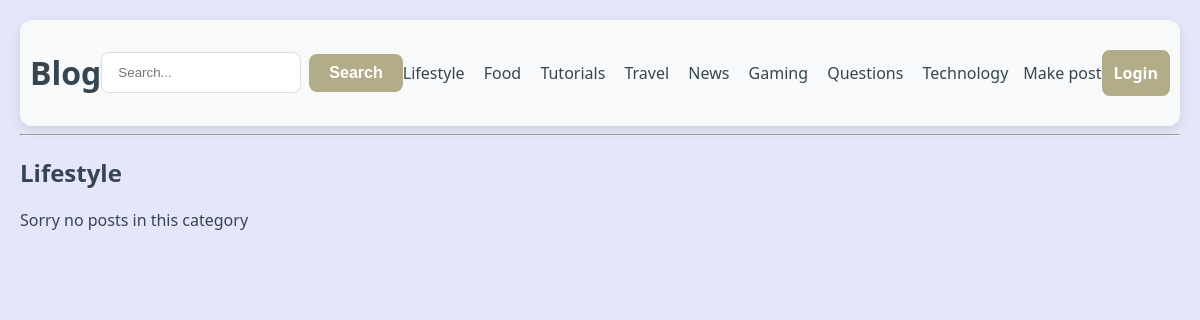
Page /lifestyle on the earlier database version.
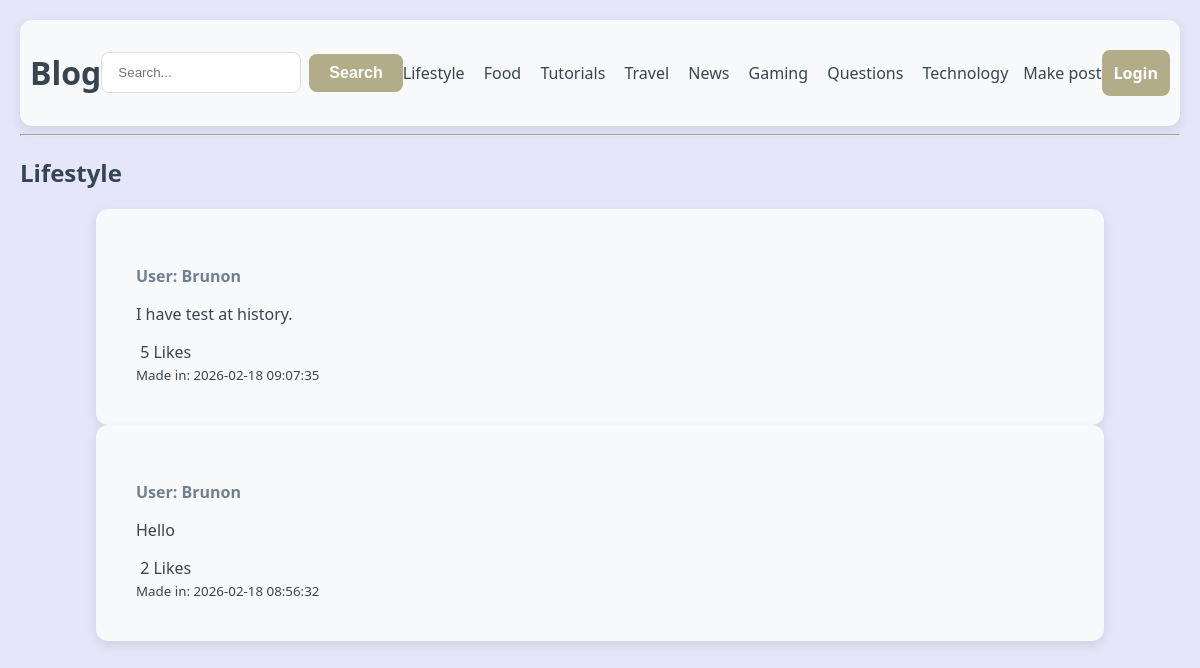
Same page on the later database version.
### tables this page shows
CREATE TABLE sections (id INTEGER PRIMARY KEY AUTOINCREMENT, name TEXT UNIQUE NOT NULL, slug TEXT UNIQUE NOT NULL);

CREATE TABLE posts (id INTEGER PRIMARY KEY AUTOINCREMENT, name TEXT NOT NULL, text TEXT NOT NULL, image TEXT, section_id INTEGER, likes INTEGER DEFAULT 0, created_at DATETIME DEFAULT CURRENT_TIMESTAMP, FOREIGN KEY (section_id) REFERENCES sections(id));

### main.py (the view)
@app.route('/<section_slug>')
def section_page(section_slug):
    display_name = session.get("login_name", "Login")
    sections = get_blog_sections()
    section = get_section_by_slug(section_slug)
    if not section:
        return "404 Not Found", 404
    posts = get_section_posts(section["id"])
    return render_template('section.html',sections=sections , section=section, posts=posts, name=display_name)

### db.py (called while the page is built)
def get_db():
    conn = sqlite3.connect(DB_NAME)
    conn.row_factory = sqlite3.Row
    return conn

def get_blog_sections():
    with get_db() as db:
        sections = db.execute("SELECT * FROM sections").fetchall()
        return sections

def get_section_by_slug(section_slug):
    with get_db() as db:
        section = db.execute("SELECT * FROM sections WHERE slug = ?", (section_slug,)).fetchone()
        return section

def get_section_posts(section_id):
    with get_db() as db:
        posts = db.execute("SELECT * FROM posts WHERE section_id = ? ORDER BY created_at DESC", (section_id,)).fetchall()
        return posts

### templates/section.html (shortened to what this page needs)
{% extends "base.html" %}
{% block content %}
<h2>{{ section.name }}</h2>
{% for post in posts %}
    <div class="post">
        <div class="user_name_text">
            <p>User: {{ post.name }}</p>
        </div>
        <p>{{ post.text }}</p>
        <a href="{{ url_for('like_post', post_id=post.id) }}" class="url_btn">
            {{ post.likes }} Likes
        </a>
        <br>
        <small>Made in: {{ post.created_at }}</small>
    </div>
{% else %}
    <p>Sorry no posts in this category</p>
{% endfor %}
{% endblock %}

### templates/base.html (shortened to what this page needs)
<!DOCTYPE html>
<html lang="uk">
<head>
    <link rel="stylesheet" href="{{ url_for('static', filename='style.css') }}">
</head>
<body>
<header>
    <h1><a href="{{ url_for('index') }}" class="url_btn">Blog</a></h1>
    <form action="{{ url_for('index') }}" method="POST" class="search-form">
        <div class="search-group">
            <input type="text" name="input" placeholder="Search..." required>
            <button type="submit">Search</button>
        </div>
    </form>
    <nav>
        <div>
            {% for section in sections %}
                <a href="{{ url_for('section_page', section_slug=section.slug) }}" class="url_btn">
                    {{ section.name }}
                </a>
            {% endfor %}
        </div>
    </nav>
    <a href="{{ url_for('add_post') }}" class="url_btn">Make post</a>
    <a href="{{ url_for('register') }}" class="btn">{{ name }}</a>
</header>
<hr>
{% block content %}{% endblock %}
</body>
</html>

### static/style.css (style rules this page uses)
body { font-family: "Segoe UI", sans-serif; color: #36454F; max-width: 100%; margin: auto; padding: 20px; background-color: #E6E6FA; }
header { display: flex; justify-content: space-between; align-items: center; background-color: #F8F9FA; padding: 10px; border-radius: 12px; box-shadow: 0 4px 12px rgba(0, 0, 0, 0.1); }
.user_name_text { color: #708090; font-weight: bold; }
nav a { margin-right: 15px; text-decoration: none; color: #333; }
.post { color: #36454F; word-wrap: break-word; overflow-wrap: break-word; white-space: normal; background-color: #F8F9FA; padding: 40px; border-radius: 12px; box-shadow: 0 4px 12px rgba(0, 0, 0, 0.1); width: 80%; max-width: 1000px; margin-top: 20px; margin: auto; }
.url_btn { color: inherit; text-decoration: none; }
input[type=text], select { width: 100%; padding: 12px 16px; margin-bottom: 20px; display: block; border: 1.5px solid #ddd; border-radius: 8px; box-sizing: border-box; transition: border-color 0.3s ease; }
button[type=submit] { width: 50%; background-color: #B2AC88; color: white; padding: 14px; border: none; border-radius: 8px; font-size: 16px; font-weight: bold; cursor: pointer; transition: background-color 0.3s ease, transform 0.1s ease; }
.btn { text-decoration: none; width: 5%; background-color: #B2AC88; color: white; width: fit-content; border: 2px solid #B2AC88; padding: 10px; border-radius: 8px; font-size: 16px; font-weight: bold; cursor: pointer; transition: background-color 0.3s ease, transform 0.1s ease; }
.search-group { display: flex; gap: 8px; align-items: center; }
.search-group input[type=text] { margin-bottom: 0; width: 200px; }
.search-group button[type=submit] { width: auto; padding: 10px 20px; }

Differences in the rows shown:
added posts: name "Brunon", text "I have test at history.", likes "5", created_at "2026-02-18 09:07:35"
added posts: name "Brunon", text "Hello", likes "2", created_at "2026-02-18 08:56:32"
Other differences:
text no longer shown: "Sorry no posts in this category"
